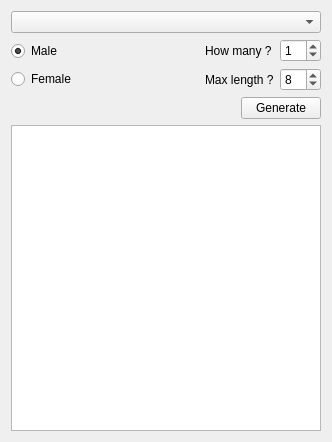
<?xml version="1.0" encoding="UTF-8"?>
<ui version="4.0">
 <class>NameGeneratorWidget</class>
 <widget class="QWidget" name="NameGeneratorWidget">
  <property name="geometry">
   <rect>
    <x>0</x>
    <y>0</y>
    <width>332</width>
    <height>442</height>
   </rect>
  </property>
  <property name="windowTitle">
   <string>Form</string>
  </property>
  <layout class="QVBoxLayout" name="verticalLayout_2">
   <item>
    <widget class="QComboBox" name="m_database"/>
   </item>
   <item>
    <layout class="QHBoxLayout" name="horizontalLayout">
     <item>
      <layout class="QVBoxLayout" name="verticalLayout">
       <item>
        <widget class="QRadioButton" name="m_maleBtn">
         <property name="text">
          <string>Male</string>
         </property>
         <property name="checked">
          <bool>true</bool>
         </property>
         <property name="autoRepeat">
          <bool>false</bool>
         </property>
        </widget>
       </item>
       <item>
        <widget class="QRadioButton" name="m_femaleBtn">
         <property name="text">
          <string>Female</string>
         </property>
        </widget>
       </item>
      </layout>
     </item>
     <item>
      <spacer name="horizontalSpacer">
       <property name="orientation">
        <enum>Qt::Horizontal</enum>
       </property>
       <property name="sizeHint" stdset="0">
        <size>
         <width>40</width>
         <height>20</height>
        </size>
       </property>
      </spacer>
     </item>
     <item>
      <layout class="QFormLayout" name="formLayout">
       <item row="0" column="0">
        <widget class="QLabel" name="label">
         <property name="text">
          <string>How many ?</string>
         </property>
        </widget>
       </item>
       <item row="0" column="1">
        <widget class="QSpinBox" name="m_nameCount">
         <property name="value">
          <number>1</number>
         </property>
        </widget>
       </item>
       <item row="1" column="0">
        <widget class="QLabel" name="label_2">
         <property name="text">
          <string>Max length ?</string>
         </property>
        </widget>
       </item>
       <item row="1" column="1">
        <widget class="QSpinBox" name="m_nameLenght">
         <property name="value">
          <number>8</number>
         </property>
        </widget>
       </item>
      </layout>
     </item>
    </layout>
   </item>
   <item>
    <layout class="QHBoxLayout" name="horizontalLayout_2">
     <item>
      <spacer name="horizontalSpacer_2">
       <property name="orientation">
        <enum>Qt::Horizontal</enum>
       </property>
       <property name="sizeHint" stdset="0">
        <size>
         <width>40</width>
         <height>20</height>
        </size>
       </property>
      </spacer>
     </item>
     <item>
      <widget class="QPushButton" name="m_gen">
       <property name="text">
        <string>Generate</string>
       </property>
      </widget>
     </item>
    </layout>
   </item>
   <item>
    <widget class="QTextEdit" name="m_result">
     <property name="styleSheet">
      <string notr="true">font: 11pt &quot;DejaVu Sans Mono&quot;;</string>
     </property>
     <property name="readOnly">
      <bool>true</bool>
     </property>
    </widget>
   </item>
  </layout>
 </widget>
 <resources/>
 <connections/>
</ui>
